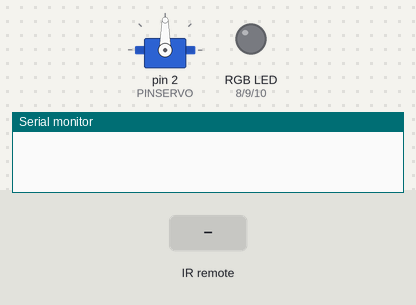
The sketch below on a simulated Arduino Uno, built with avr-gcc and run on an emulated ATmega328P. Parts: servo, an RGB LED mixed from three pins (HIGH = lit), the last lines printed to the serial monitor. The inputs (shaded band) are chosen by the test bench. Dim RGB values are drawn brighter than linear.

Above: at 1.2 s.
1.3 s: infrared code 0x20DF received
At 2.0 s:
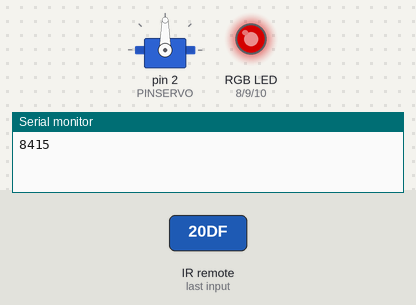
2.8 s: infrared code 0x609F received
At 3.9 s:
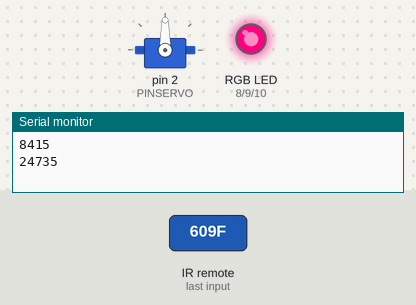
4.3 s: infrared code 0x20DF received
At 5.5 s:
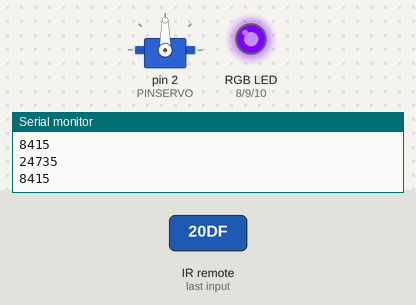
Timing chart, 0 to 7.3 s (numbered marks = the images above; inputs shaded):
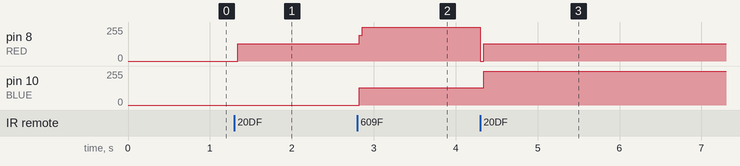

The sketch:

ServoInfrarojo.ino
```cpp
#include <IRremote.h>
#include <Servo.h>

Servo servo1;

int MIN = 550;
int MAX = 2500;
int PINSERVO = 2;
int PINSENSOR = 3;

int v;
int ANGULO_V = 0;

int RED = 8;
int GREEN = 9;
int BLUE = 10;

bool red = false, green = false, blue = false;

IRrecv irrecv(PINSENSOR);
decode_results results;

void setup() {
  Serial.begin(9600);
  servo1.attach(PINSERVO, MIN, MAX);
  irrecv.enableIRIn();
  servo1.write(90);
  pinMode(RED, OUTPUT);
  pinMode(GREEN, OUTPUT);
  pinMode(BLUE, OUTPUT);
}

void loop() {
  if(irrecv.decode(&results)){
    v = results.value;
    Serial.println(v);
    irrecv.resume();
  }

  switch(v){

    case 255:
      servo1.write(180);
      break;
    case -32641:
      servo1.write(0);
      break;

    case 8415:
      digitalWrite(RED, !digitalRead(RED));
      break;
    case -24481:
      if(green == false){
        digitalWrite(GREEN, HIGH);
        green = true;
      } else {
        digitalWrite(GREEN, LOW);
        green = false;
      }
      break;
    case 24735:
      if(blue == false){
        digitalWrite(BLUE, HIGH);
        blue = true;
      } else {
        digitalWrite(BLUE, LOW);
        blue = false;
      }
      break;

  }

}
```

Measured:
- after the input at 1.3 s, pin 8 (RED): 0/255 → 128/255 at once
- after the input at 2.8 s, pin 8 (RED): 128/255 → 255/255 at once; pin 10 (BLUE): 0/255 → 128/255 at once
- after the input at 4.3 s, pin 8 (RED): 255/255 → 128/255 at once; pin 10 (BLUE): 128/255 → 255/255 at once
